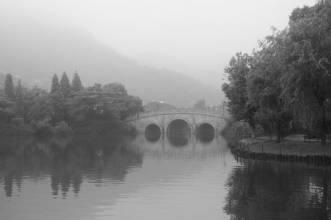
//> input picture BasicIntensityTransformation/Opencv/GammaTransformations/origin.jpg, 331 x 220 px
$ ./GammaTransformations   (built with g++ and OpenCV 4)
//> lines starting //> are read from the running program, lines starting //| are printed output that depends on the picture
#include "opencv2/core.hpp"
#include "opencv2/highgui.hpp"
#include<iostream>
using namespace cv;

void gamtrans(Mat&input,Mat&output,double gamma)
    {
    int M =input.rows;
    int N = input.cols;
    double gray ;
    for(int i = 0;i < M;i++)
        {
          for(int j = 0; j < N; j++)
           {
            gray = input.at<uchar>(i,j);
            gray = pow( gray /255, gamma)*255;
            output.at<uchar>(i,j) =gray;
           }
    }
    }

int main( )
{ double gamma;
Mat image  =  imread("origin.jpg",0);
//> image is the input picture: 220 rows x 331 cols, CV_8UC1; min 19, max 243, mean 135.9
if(!image.data)
{
        printf("Can not load image");return -1;
}
printf("Please input the gamma value.Note that if gamma<1,you will get a lighter image.unless you will get a darker one. Besides,if gamma=1,the processed image will be the same as the origin one.");
scanf("%lf",&gamma);
//> the answer given: 0.5
imshow("origin image",image);
Mat gamimage;
gamimage.create( image.rows,image.cols,image.type() );
gamtrans(image,gamimage,gamma);
//> the loop in gamtrans, `for(int i = 0;i < M;i++)` made 220 passes
//> gray on passes 1 to 3: 168.2, 169.7, 166.7
//> after the loop in gamtrans, `for(int i = 0;i < M;i++)`:
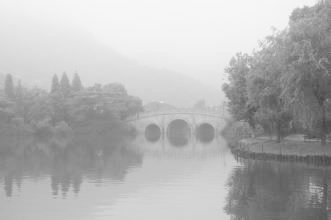
//> output: 220 rows x 331 cols, CV_8UC1; min 69, max 248, mean 179.5
//> after the loop in gamtrans, `for(int i = 0;i < M;i++)`: gray = 112.9
imshow("processed image",gamimage);
waitKey(0);
}
